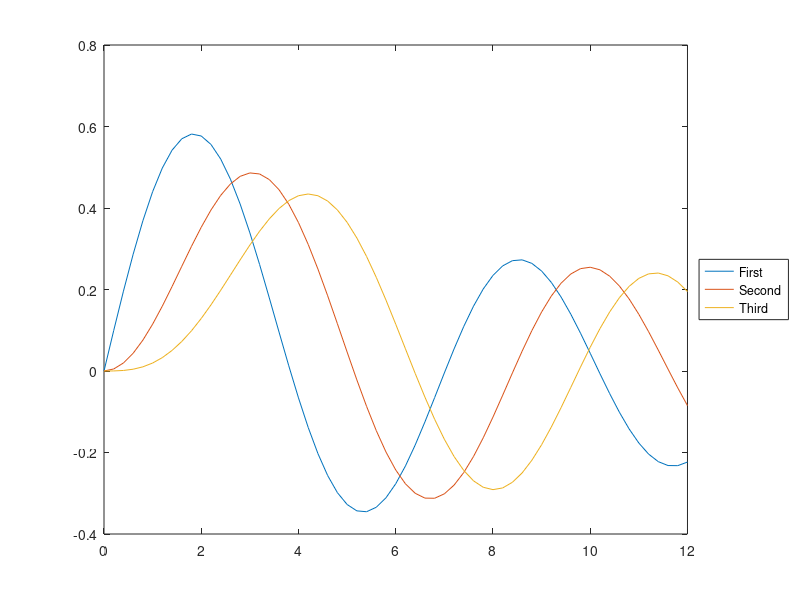

MATLAB code to generate this figure: (Note: this script raises an error after producing the figure.)
% test the legend title.
x = 0:.2:12;
tString = sprintf ( 'Dev by Matpi Ltd\nwww.matpi.com' );
plot(x,besselj(1,x),x,besselj(2,x),x,besselj(3,x));
hLegend = legend('First','Second','Third','Location','EastOutside');
hTitle = legendTitle ( hLegend, tString, 'FontWeight', 'bold' );
% check that changing the location the title moves
pause(1);
set ( hLegend, 'Location', 'South' );
% check that changing the position the title moves
pause(1);
set ( hLegend, 'position', [0.1 0.1 0.3 0.1] );
% check the main figure size changing the title is updated
screenSize = get ( 0, 'screensize' );
hFig = ancestor ( hTitle, 'figure' );
pause(1);
set ( hFig, 'Position', screenSize );

% check deleting the legend the title is also deleted
pause(1);
delete ( hLegend );

